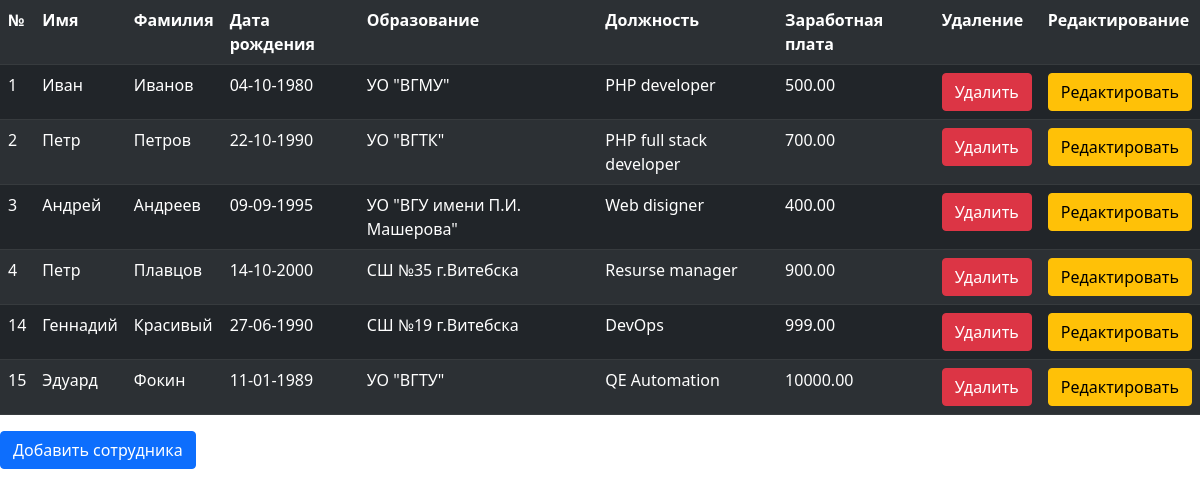
The page / on the database its author committed.
### tables this page shows
CREATE TABLE `employees` (
  `id` int UNSIGNED NOT NULL COMMENT '№',
  `name` varchar(45) NOT NULL COMMENT 'Имя',
  `surname` varchar(45) NOT NULL COMMENT 'Фамилия',
  `birth_date` date NOT NULL COMMENT 'Дата рождения',
  `education` varchar(100) NOT NULL COMMENT 'Образование',
  `position` varchar(45) NOT NULL COMMENT 'Должность',
  `vage` decimal(7,2) UNSIGNED NOT NULL COMMENT 'Заработная плата'
);

### src/Classes/TableColumnComments.php (called while the page is built, shortened)
<?php
class TableColumnComments extends SqlQueryRun
{
    protected string $tableName;
    public function setTableName(string $tableName): static
    {
        $this->tableName = $tableName;
        return $this;
    }
    public function columnComments(): array
    {
        $table = $this->query("SHOW FULL COLUMNS FROM `$this->tableName`;");
        $result = [];
        foreach ($table as $field) {
            $result[$field['Field']] = $field['Comment'];
        }
        return $result;
    }
}

### src/Classes/Db.php (called while the page is built, shortened)
<?php
class Db
{
    public function __construct(array $config)
    {
        $this->mysqli = new \mysqli($config["servername"], $config["username"], $config["password"], $config["dbname"]);
    }
}

### src/Classes/SqlQueryRun.php (called while the page is built, shortened)
<?php
class SqlQueryRun extends Db
{
    public function query(string $sqlQuery): array
    {
        $queryResult = $this->runQuery($sqlQuery);
        if (is_object($queryResult)) {
            $result = [];
            while ($row = $queryResult->fetch_assoc()) {
                $result[] = $row;
            }
            return $result;
        } else {
            throw new \Exception("SQL QUERY ERROR: $sqlQuery");
        }
    }
    public function runQuery(string $sqlQuery): \mysqli_result|bool
    {
        return $this->mysqli->query($sqlQuery);
    }
}

### src/Classes/Read.php (called while the page is built, shortened)
<?php
class Read extends TableColumnComments
{
    public function getAll(): array
    {
        return $this->query("SELECT * FROM $this->tableName;");
    }
}

### config.php (called while the page is built)
<?php
return [
    "servername" => "localhost",
    "username" => "root",
    "password" => "root",
    "dbname" => "company",
    "table" => "employees"
];

### src/Classes/Table.php (the view, shortened to what this page needs)
<?php
class Table
{
    protected array $data = [];
    protected array $headers = [];
    protected string $class = "";
    public function setData(array $data): static
    {
        $this->data = $data;
        return $this;
    }
    public function setHeaders(array $headers): static
    {
        $this->headers = $headers;
        return $this;
    }
    public function setClass(string $class): static
    {
        $this->class = $class;
        return $this;
    }
    public function render(): string
    {
        $html = "<table class='$this->class'>";
        if (!empty($this->headers)) {
            $html .= "<tr>";
            foreach ($this->headers as $header) {
                $html .= "<th>$header</th>";
            }
            $html .= "</tr>";
        }
        foreach ($this->data as $row) {
            $html .= "<tr>";
            foreach ($row as $column) {
                $html .= "<td>$column</td>";
            }
            $html .= "</tr>";
        }
        $html .= "</table>";
        return $html;
    }
    public function addColumn(callable $func): static
    {
        foreach ($this->data as $key => $value) {
            $this->data[$key][] = $func($value);
        }
        return $this;
    }
}

### public/index.php (shortened to what this page needs)
<!doctype html>
<html lang="en">
<head>
    <link href="https://cdn.jsdelivr.net/npm/bootstrap@5.1.3/dist/css/bootstrap.min.css" rel="stylesheet"
>
</head>
<body>
<?php
$config = include '../config.php';
$tableHeaders = new TableColumnComments($config);
$read = new Read($config);
$data = $read->getAll();
$headers = $tableHeaders->columnComments();
$headers['delete'] = 'Удаление';
$headers['update'] = 'Редактирование';
echo (new Table)
    ->setData($data)
    ->setHeaders($headers)
    ->setClass('table table-dark table-striped')
    ->addColumn(fn($value) => "<a class='btn btn-danger' href='operations/del.php?id=$value[id]'>Удалить</a>")
    ->addColumn(fn($value) => "<a class='btn btn-warning' href='show/showEdit.php?id=$value[id]'>Редактировать</a>")
    ->render();
?>
<a href="show/showAdd.php" class="btn btn-primary">Добавить сотрудника</a>
</body>
</html>

### rows shown on the page
employees: id "1", name "Иван", surname "Иванов", column "04-10-1980", education "УО \"ВГМУ\"", position "PHP developer", vage "500.00", column "Удалить", column "Редактировать"
employees: id "2", name "Петр", surname "Петров", column "22-10-1990", education "УО \"ВГТК\"", position "PHP full stack developer", vage "700.00", column "Удалить", column "Редактировать"
employees: id "3", name "Андрей", surname "Андреев", column "09-09-1995", education "УО \"ВГУ имени П.И. Машерова\"", position "Web disigner", vage "400.00", column "Удалить", column "Редактировать"
employees: id "4", name "Петр", surname "Плавцов", column "14-10-2000", education "СШ №35 г.Витебска", position "Resurse manager", vage "900.00", column "Удалить", column "Редактировать"
employees: id "14", name "Геннадий", surname "Красивый", column "27-06-1990", education "СШ №19 г.Витебска", position "DevOps", vage "999.00", column "Удалить", column "Редактировать"
employees: id "15", name "Эдуард", surname "Фокин", column "11-01-1989", education "УО \"ВГТУ\"", position "QE Automation", vage "10000.00", column "Удалить", column "Редактировать"

### other values the page prints
$header "№"
$header "Имя"
$header "Фамилия"
$header "Дата рождения"
$header "Образование"
$header "Должность"
$header "Заработная плата"
$header "Удаление"
$header "Редактирование"
